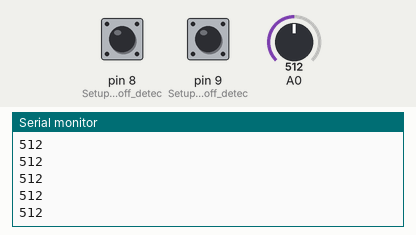
This sketch was run on a simulated Arduino Uno, built with avr-gcc and run on an emulated ATmega328P. Shown: the last lines printed to the serial monitor. Inputs (shaded band) come from the test bench; at power-on: pin 8 (Setup_for_leads_off_detec) LOW, A0 = 512, pin 9 (Setup_for_leads_off_detec) LOW.

Above: at 1.2 s.
1.3 s: pin 8 (Setup_for_leads_off_detec) pulled HIGH for 0.15 s
2.9 s: A0 set to 716
At 3.6 s:
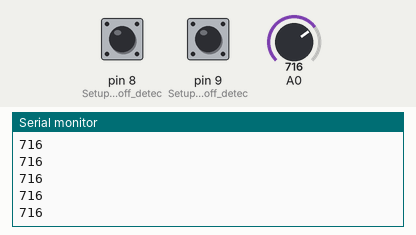
4.4 s: pin 9 (Setup_for_leads_off_detec) pulled HIGH for 0.15 s
6.0 s: A0 set to 900
At 6.6 s:
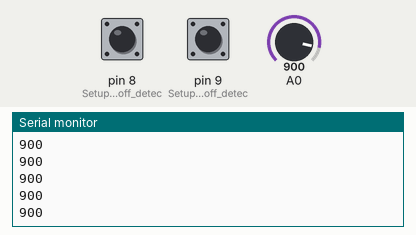
7.5 s: pin 8 (Setup_for_leads_off_detec) pulled HIGH for 1 s
At 8.3 s:
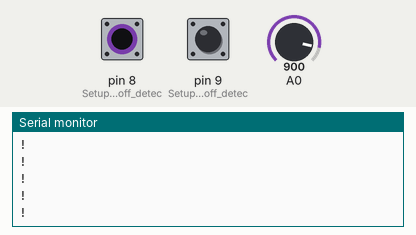
10.0 s: pin 9 (Setup_for_leads_off_detec) pulled HIGH for 0.15 s
Timing chart, 0 to 12.0 s (numbered marks = the images above; inputs shaded):
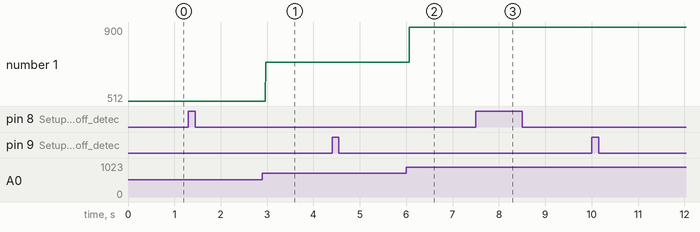

The sketch:

read_ECG.ino
```cpp
// ECG Recording (to simply visualize the output)

void setup() {
  // initialize the serial communication
  Serial.begin(9600);
  pinMode(8, INPUT); // Setup for leads off detection LO +
  pinMode(9, INPUT); // Setup for leads off detection LO -
}

void loop() {
  if((digitalRead(8) == 1)||(digitalRead(9) == 1)){
  Serial.println('!');
  }

  else{
  // send the value of analog input 0
  Serial.println(analogRead(A0));
  }
  //Wait for a bit to keep serial data from saturating
  delay(1);
}
```

Measured:
- after the input at 2.9 s, the serial monitor: prints a new line after 0.07 s (image 1)
- after the input at 6.0 s, the serial monitor: prints a new line after 0.07 s (image 2)
- plotted number 1: 512 → 716 after the input at 2.9 s, 716 → 900 after the input at 6.0 s
